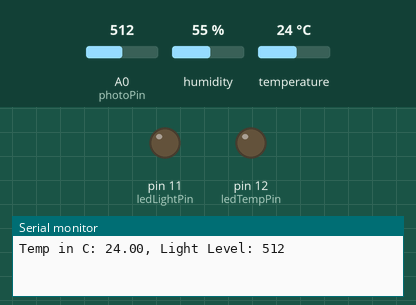
The sketch below on a simulated Arduino Uno, built with avr-gcc and run on an emulated ATmega328P. Shown: output pins drawn as LEDs (lit = HIGH), the last lines printed to the serial monitor. The test bench sets the inputs (shaded band); at power-on: temperature 24 °C, A0 (photoPin) = 512, humidity 55 %.

Above: at 1.2 s.
1.3 s: temperature set to 27 °C
At 2.6 s:
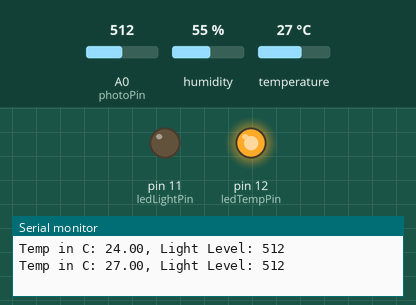
3.8 s: A0 (photoPin) set to 478
6.3 s: A0 (photoPin) set to 450
At 8.6 s:
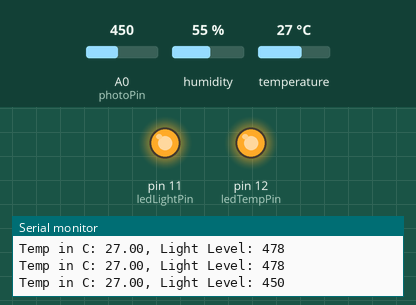
9.6 s: temperature set to 12 °C
At 11.0 s:
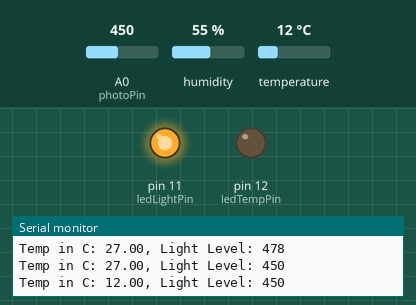
12.1 s: temperature set to 28 °C
At 13.4 s:
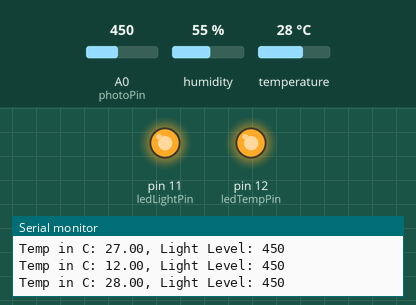
14.6 s: temperature set to 19 °C
At 17.1 s:
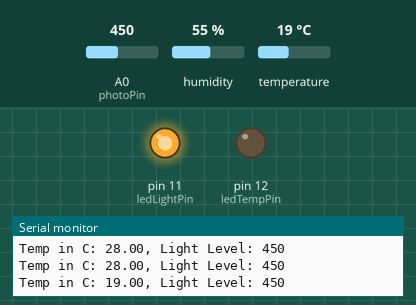
Timing chart, 0 to 18.6 s (numbered marks = the images above; inputs shaded):
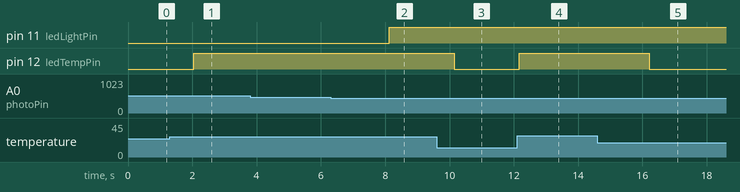

The sketch:

Cogs_City_Day6.ino
```cpp
// Day 6 Code for Cogsworth City Adventure Kit
// Inventr.io
//
// I decided to use a DHT11 as my temperature sensor
// I also installed the Adafruit DHT sensor library and
// this also includes the Adafruit Unified Sensor library
// Use the library manager in the Arduino IDE to install the DHT library
// and the Unified Sensor library will also install if
// you select the button that will install dependencies.
//
// Note:  At the end of August, the lesson was changed to two
// photoresistors instead of a photoresistor and a temperature sensor
// I left my code as is - since it is fun to use a temp sensor
// but there is no temp sensor in the kit
//
// Lori Pfahler
// August 2024

// Code for using DHT11 with Adafruit Library DHT sensor library
#include "DHT.h"
#define DHTTYPE DHT11
#define  DHTPIN 8
DHT dht(DHTPIN, DHTTYPE);

// pins for other components
int photoPin = A0;     // photoresistor
int ledTempPin = 12;   // red LED
int ledLightPin = 11;  // blue LED

// needed variables
float tempC;         // temperature in deg C from DHT11
int initLightVal;    // intial value of light at start of arduino
int threshold = 50; // threshold by which to turn on light LED, "100" seems to work in most cases
int lightVal;        // current light value from photoresistor

void setup() {
  // start the DHT11 sensor
  dht.begin();
  pinMode(ledTempPin, OUTPUT);
  pinMode(ledLightPin, OUTPUT);
  Serial.begin(9600);
  // get initial value of light level
  initLightVal = analogRead(photoPin);
}

void loop() {
  // Read from DHT11 - Make sure NOT to read the sensor more than
  // every 1-2 seconds
  // Read temperature as Celsius (the default)
  tempC = dht.readTemperature();
  // Read temperature as Fahrenheit (isFahrenheit = true) - should be a float
  // tempF = dht.readTemperature(true);
  // Read humidity - should be a float
  // humid = dht.readHumidity();

  // read light value
  lightVal = analogRead(photoPin);
  Serial.print("Temp in C: ");
  Serial.print(tempC);
  Serial.print(", Light Level: ");
  Serial.println(lightVal);

  // determine if temperature LED should be turned on
  if (tempC > 25.0) {
    digitalWrite(ledTempPin, HIGH);
  }
  else {
    digitalWrite(ledTempPin, LOW);
  }

  // determine if light level LED should be turned on
  // turn on if the current light value is lower than the (initial value - threshold)
  if (lightVal < (initLightVal - threshold)) {
    digitalWrite(ledLightPin, HIGH);
  }
  else {
    digitalWrite(ledLightPin, LOW);
  }

  // only read the DHT11 every 2 seconds
  delay(2000);
}
```

Measured:
- the behaviour switches between 25 and 26 °C on temperature (found by bisection; images 0 and 1)
- the behaviour switches between 462 and 461 on A0 (photoPin) (found by bisection; images 1 and 2)
- after the input at 1.3 s, pin 12 (ledTempPin): LOW → HIGH after 0.75 s
- after the input at 6.3 s, pin 11 (ledLightPin): LOW → HIGH after 1.8 s
- after the input at 9.6 s, pin 12 (ledTempPin): HIGH → LOW after 0.55 s
- after the input at 12.1 s, pin 12 (ledTempPin): LOW → HIGH after 0.07 s
- after the input at 14.6 s, pin 12 (ledTempPin): HIGH → LOW after 1.6 s
